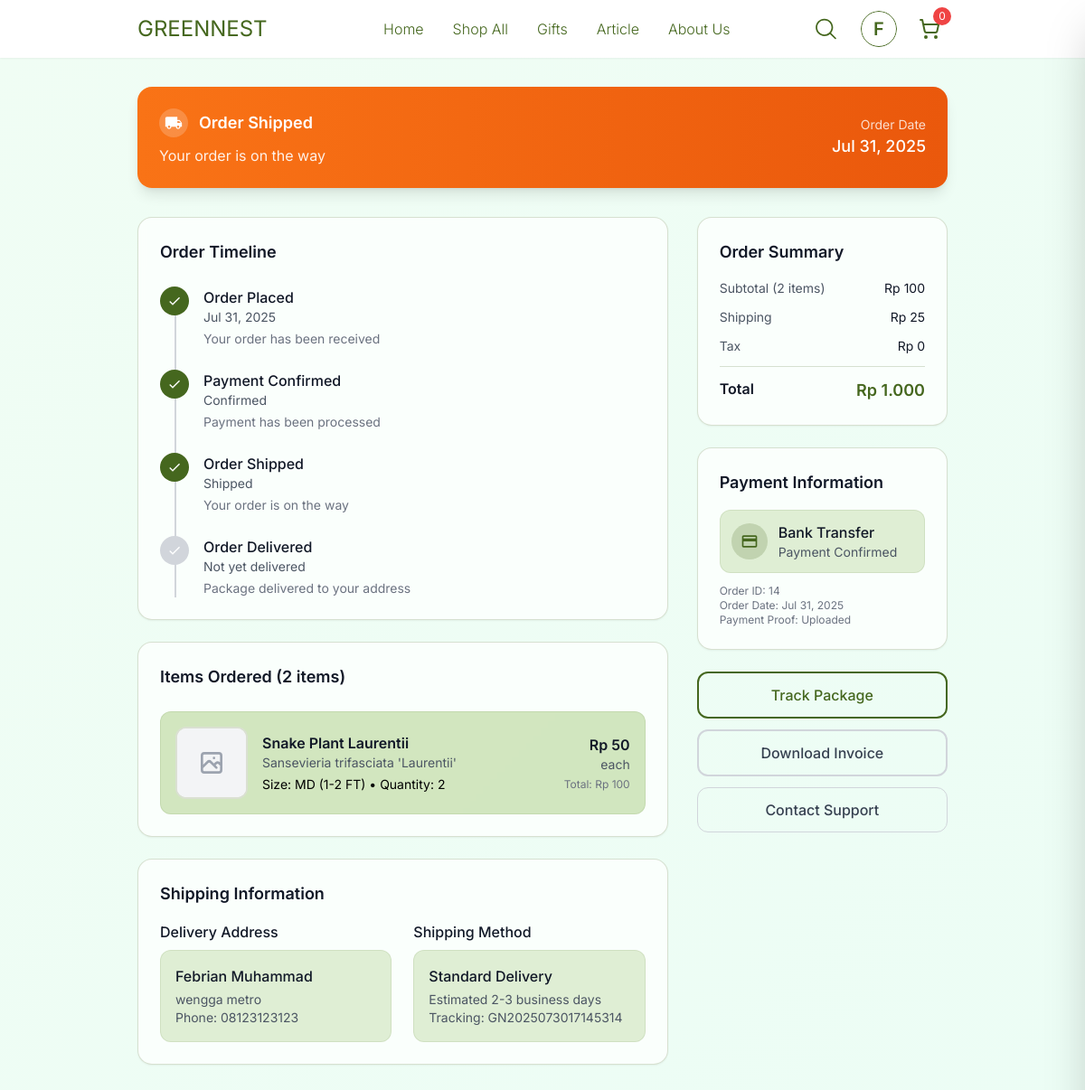
Page /detail-order-view.php?id=14 (signed in) on the committed database.
### tables this page shows
CREATE TABLE `orders` (
  `id` int NOT NULL,
  `user_id` int DEFAULT NULL,
  `order_date` datetime DEFAULT NULL,
  `status` enum('pending','paid','shipped','delivered','completed','cancelled') DEFAULT NULL,
  `total_amount` decimal(10,2) DEFAULT NULL,
  `shipping_cost` decimal(10,2) DEFAULT '0.00',
  `payment_method` enum('transfer','ewallet','cod') DEFAULT NULL,
  `bukti_pembayaran` varchar(255) DEFAULT NULL,
  `shipping_address` text,
  `tracking_number` varchar(100) DEFAULT NULL,
  `created_at` datetime DEFAULT NULL
);

CREATE TABLE `order_items` (
  `id` int NOT NULL,
  `order_id` int DEFAULT NULL,
  `product_id` int DEFAULT NULL,
  `quantity` int DEFAULT NULL,
  `price` decimal(10,2) DEFAULT NULL
);

CREATE TABLE `products` (
  `id` int NOT NULL,
  `name` varchar(100) DEFAULT NULL,
  `description` text,
  `botanical_name` varchar(255) DEFAULT NULL,
  `common_names` text,
  `detail_care` text,
  `whats_included` text,
  `price` decimal(10,2) DEFAULT NULL,
  `stock` int DEFAULT NULL,
  `is_best_seller` tinyint(1) DEFAULT NULL,
  `created_at` datetime DEFAULT NULL,
  `updated_at` datetime DEFAULT NULL,
  `price_old` decimal(10,2) DEFAULT NULL,
  `plant_size` varchar(20) DEFAULT NULL,
  `pet_friendly` enum('YES','NO') DEFAULT NULL,
  `difficulty` enum('NO-FUSS','MODERATE','EASY') DEFAULT NULL,
  `product_label` enum('BEST SELLER','NEW ARRIVAL','LIMITED STOCK','OUT OF STOCK') DEFAULT NULL,
  `category_name` varchar(50) DEFAULT NULL
);

CREATE TABLE `users` (
  `id` int NOT NULL,
  `name` varchar(100) DEFAULT NULL,
  `email` varchar(100) DEFAULT NULL,
  `password` varchar(255) DEFAULT NULL,
  `phone` varchar(20) DEFAULT NULL,
  `created_at` datetime DEFAULT NULL,
  `updated_at` datetime DEFAULT NULL,
  `profile_image` varchar(255) DEFAULT NULL,
  `is_admin` int DEFAULT '0'
);

### detail-order-view.php (the view, shortened to what the rows shown need)
<?php
require_once __DIR__ . '/config/db.php';
$order_id = isset($_GET['id']) ? intval($_GET['id']) : 0;
$user_id = $_SESSION['user_id'];
function getOrderDetails($conn, $order_id, $user_id) {
    $stmt = $conn->prepare("
        SELECT o.*, u.name as user_name, u.phone as user_phone
        FROM orders o
        JOIN users u ON o.user_id = u.id
        WHERE o.id = ? AND o.user_id = ?
    ");
    $stmt->bind_param("ii", $order_id, $user_id);
    $stmt->execute();
    $result = $stmt->get_result();
    return $result->fetch_assoc();
}
function getOrderItems($conn, $order_id) {
    $stmt = $conn->prepare("
        SELECT oi.*, p.name as product_name, p.botanical_name, p.plant_size, pi.image_url as product_image
        FROM order_items oi
        JOIN products p ON oi.product_id = p.id
        LEFT JOIN product_images pi ON p.id = pi.product_id AND pi.is_main = 1
        WHERE oi.order_id = ?
    ");
    $stmt->bind_param("i", $order_id);
    $stmt->execute();
    return $stmt->get_result()->fetch_all(MYSQLI_ASSOC);
}
function calculateOrderTotals($orderItems) {
    $subtotal = 0;
    $total_items = 0;
    foreach ($orderItems as $item) {
        $subtotal += $item['price'] * $item['quantity'];
        $total_items += $item['quantity'];
    }
    return [
        'subtotal' => $subtotal,
        'total_items' => $total_items
    ];
}
function getStatusDisplay($status) {
    $statuses = [
        'pending' => ['text' => 'Order Pending', 'description' => 'Your order is being processed'],
        'paid' => ['text' => 'Payment Confirmed', 'description' => 'Payment received, preparing your order'],
        'shipped' => ['text' => 'Order Shipped', 'description' => 'Your order is on the way'],
        'delivered' => ['text' => 'Order Delivered', 'description' => 'Your order has been delivered'],
        'completed' => ['text' => 'Order Completed', 'description' => 'Thank you for your purchase!'],
        'cancelled' => ['text' => 'Order Cancelled', 'description' => 'This order has been cancelled']
    ];
    return $statuses[$status] ?? ['text' => 'Unknown Status', 'description' => ''];
}
function formatOrderDate($date) {
    return date('M d, Y', strtotime($date));
}
function formatRupiah($amount) {
    return 'Rp ' . number_format($amount, 0, ',', '.');
}
function getPaymentMethodName($method) {
    $methods = [
        'transfer' => 'Bank Transfer',
        'ewallet' => 'E-Wallet',
        'cod' => 'Cash on Delivery'
    ];
    return $methods[$method] ?? $method;
}
$order = getOrderDetails($conn, $order_id, $user_id);
$orderItems = getOrderItems($conn, $order_id);
$totals = calculateOrderTotals($orderItems);
$statusInfo = getStatusDisplay($order['status']);
?>
<!DOCTYPE html>
<html lang="en">
<head>
     <link rel="stylesheet" href="./src/output.css" />
    <link rel="stylesheet" href="./src/style.css" />
</head>
<body class="bg-gradient-to-br from-green-50 to-emerald-50 min-h-screen">
    <div class="container mx-auto px-4  sm:px-6 lg:px-16 py-24">
        <div class="<?php
            echo $order['status'] === 'completed' ? 'bg-gradient-to-r from-green-500 to-emerald-500' :
                ($order['status'] === 'cancelled' ? 'bg-gradient-to-r from-red-500 to-red-600' :
                ($order['status'] === 'shipped' ? 'bg-gradient-to-r from-orange-500 to-orange-600' :
                ($order['status'] === 'delivered' ? 'bg-gradient-to-r from-blue-500 to-blue-600' :
                'bg-gradient-to-r from-yellow-500 to-yellow-600')));
        ?> rounded-2xl p-6 text-white mb-8 shadow-lg">
            <div class="flex items-center justify-between">
                <div>
                    <div class="flex items-center mb-2">
                        <div class="w-8 h-8 bg-white/20 rounded-full flex items-center justify-center mr-3">
                        </div>
                        <span class="text-lg font-semibold"><?php echo $statusInfo['text']; ?></span>
                    </div>
                    <p class="text-white/90"><?php echo $statusInfo['description']; ?></p>
                </div>
                <div class="text-right">
                    <p class="text-white/80 text-sm">Order Date</p>
                    <p class="text-lg font-medium"><?php echo formatOrderDate($order['order_date']); ?></p>
                </div>
            </div>
        </div>
        <div class="grid lg:grid-cols-3 gap-8">
            <div class="lg:col-span-2 space-y-6">
                <div class="bg-white/70 backdrop-blur-sm rounded-2xl p-6 border border-primary/20 shadow-sm">
                    <h2 class="text-lg font-semibold text-gray-900 mb-6">Order Timeline</h2>
                </div>
                <div class="bg-white/70 backdrop-blur-sm rounded-2xl p-6 border border-primary/20 shadow-sm">
                    <h2 class="text-lg font-semibold text-gray-900 mb-6">Items Ordered (<?php echo $totals['total_items']; ?> items)</h2>
                    <div class="space-y-4">
                        <?php foreach ($orderItems as $item): ?>
                            <div class="flex items-center p-4   bg-secondary/30 rounded-xl border border-primary/10">
                                <div class="w-20 h-20 bg-white rounded-xl mr-4 border-2 border-primary/20 overflow-hidden">
                                    <?php if (!empty($item['product_image']) && file_exists($item['product_image'])): ?>
                                        <img src="<?php echo htmlspecialchars($item['product_image']); ?>"
                                             alt="<?php echo htmlspecialchars($item['product_name']); ?>"
                                             class="w-full h-full object-cover">
                                    <?php else: ?>
                                        <div class="w-full h-full flex items-center justify-center bg-gray-100">
                                        </div>
                                    <?php endif; ?>
                                </div>
                                <div class="flex-1">
                                    <h3 class="font-semibold text-gray-900"><?php echo htmlspecialchars($item['product_name']); ?></h3>
                                    <?php if (!empty($item['botanical_name'])): ?>
                                        <p class="text-sm text-gray-600 mb-1"><?php echo htmlspecialchars($item['botanical_name']); ?></p>
                                    <?php endif; ?>
                                    <p class="text-sm text-white-500">
                                        <?php if (!empty($item['plant_size'])): ?>
                                            Size: <?php echo htmlspecialchars($item['plant_size']); ?> •
                                        <?php endif; ?>
                                        Quantity: <?php echo $item['quantity']; ?>
                                    </p>
                                </div>
                                <div class="text-right">
                                    <p class="font-semibold text-gray-900"><?php echo formatRupiah($item['price']); ?></p>
                                    <p class="text-sm text-gray-600">each</p>
                                    <?php if ($item['quantity'] > 1): ?>
                                        <p class="text-xs text-gray-500 mt-1">Total: <?php echo formatRupiah($item['price'] * $item['quantity']); ?></p>
                                    <?php endif; ?>
                                </div>
                            </div>
                        <?php endforeach; ?>
                    </div>
                </div>
                <div class="bg-white/70 backdrop-blur-sm rounded-2xl p-6 border border-primary/20 shadow-sm">
                    <h2 class="text-lg font-semibold text-gray-900 mb-4">Shipping Information</h2>
                    <div class="grid md:grid-cols-2 gap-6">
                        <div>
                            <div class="p-4 bg-secondary/20 rounded-xl border border-primary/10">
                                <p class="text-gray-900 font-medium"><?php echo htmlspecialchars($order['user_name']); ?></p>
                                <p class="text-gray-600 text-sm mt-1"><?php echo htmlspecialchars($order['shipping_address']); ?></p>
                                <?php if (!empty($order['user_phone'])): ?>
                                    <p class="text-gray-600 text-sm">Phone: <?php echo htmlspecialchars($order['user_phone']); ?></p>
                                <?php endif; ?>
                            </div>
                        </div>
                        <div>
                            <div class="p-4 bg-secondary/20 rounded-xl border border-primary/10">
                                <p class="text-gray-900 font-medium">
                                    <?php echo $order['shipping_cost'] > 0 ? 'Standard Delivery' : 'Free Delivery'; ?>
                                </p>
                                <p class="text-gray-600 text-sm mt-1">Estimated 2-3 business days</p>
                                <p class="text-gray-600 text-sm">Tracking: <?php echo htmlspecialchars($order['tracking_number']); ?></p>
                            </div>
                        </div>
                    </div>
                </div>
            </div>
            <div class="space-y-6">
                <div class="bg-white/70 backdrop-blur-sm rounded-2xl p-6 border border-primary/20 shadow-sm">
                    <h2 class="text-lg font-semibold text-gray-900 mb-4">Order Summary</h2>
                    <div class="space-y-3">
                        <div class="flex justify-between text-sm">
                            <span class="text-gray-600">Shipping</span>
                            <span class="<?php echo $order['shipping_cost'] > 0 ? 'text-gray-900' : 'text-green-600'; ?>">
                                <?php echo $order['shipping_cost'] > 0 ? formatRupiah($order['shipping_cost']) : 'Free'; ?>
                            </span>
                        </div>
                        <div class="border-t border-primary/20 pt-3">
                            <div class="flex justify-between font-semibold">
                                <span class="text-gray-900">Total</span>
                                <span class="text-primary text-lg"><?php echo formatRupiah($order['total_amount']); ?></span>
                            </div>
                        </div>
                    </div>
                </div>
                <div class="bg-white/70 backdrop-blur-sm rounded-2xl p-6 border border-primary/20 shadow-sm">
                    <h2 class="text-lg font-semibold text-gray-900 mb-4">Payment Information</h2>
                    <div class="space-y-3">
                        <div class="flex items-center p-3 bg-secondary/20 rounded-xl border border-primary/10">
                            <div>
                                <p class="font-medium text-gray-900"><?php echo getPaymentMethodName($order['payment_method']); ?></p>
                                <p class="text-sm text-gray-600">
                                    <?php echo $order['status'] === 'pending' ? 'Payment Pending' : 'Payment Confirmed'; ?>
                                </p>
                            </div>
                        </div>
                        <div class="text-xs text-gray-500">
                            <p>Order ID: <?php echo $order['id']; ?></p>
                            <p>Order Date: <?php echo formatOrderDate($order['order_date']); ?></p>
                            <?php if (!empty($order['bukti_pembayaran'])): ?>
                                <p>Payment Proof: Uploaded</p>
                            <?php endif; ?>
                        </div>
                    </div>
                </div>
            </div>
        </div>
    </div>
</body>
</html>

### rows in the picture
orders: status "Order Shipped", status "Your order is on the way", order_date "Jul 31, 2025", user.name "Febrian Muhammad", shipping_address "wengga metro", user.phone "08123123123", tracking_number "GN2025073017145314", shipping_cost "Rp 25", total_amount "Rp 1.000", payment_method "Bank Transfer", id "14"
order_items: product.name "Snake Plant Laurentii", product.botanical_name "Sansevieria trifasciata 'Laurentii'", product.plant_size "MD (1-2 FT)", quantity "2", price "Rp 50", formatRupiah($item['price'] * $item['quantity']) "Rp 100"

### other values in the picture
getInitial($userName) "F"
$cartCount "0"
$step['title'] "Order Placed"
$step['date'] "Jul 31, 2025"
$step['description'] "Your order has been received"
$step['title'] "Payment Confirmed"
$step['date'] "Confirmed"
$step['description'] "Payment has been processed"
$step['title'] "Order Shipped"
$step['date'] "Shipped"
$step['description'] "Your order is on the way"
$step['title'] "Order Delivered"
$step['date'] "Not yet delivered"
$step['description'] "Package delivered to your address"
$totals['total_items'] "2"
